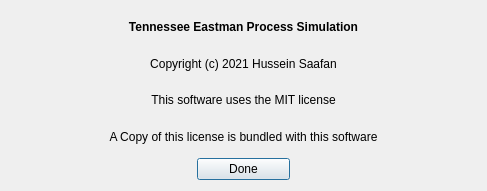
<?xml version="1.0" encoding="UTF-8"?>
<ui version="4.0">
 <class>about_dialog</class>
 <widget class="QDialog" name="about_dialog">
  <property name="windowModality">
   <enum>Qt::ApplicationModal</enum>
  </property>
  <property name="geometry">
   <rect>
    <x>0</x>
    <y>0</y>
    <width>487</width>
    <height>191</height>
   </rect>
  </property>
  <property name="contextMenuPolicy">
   <enum>Qt::DefaultContextMenu</enum>
  </property>
  <property name="windowTitle">
   <string>About</string>
  </property>
  <property name="modal">
   <bool>true</bool>
  </property>
  <layout class="QVBoxLayout" name="verticalLayout">
   <item>
    <widget class="QLabel" name="label_title">
     <property name="font">
      <font>
       <weight>75</weight>
       <bold>true</bold>
      </font>
     </property>
     <property name="text">
      <string>Tennessee Eastman Process Simulation</string>
     </property>
     <property name="alignment">
      <set>Qt::AlignCenter</set>
     </property>
    </widget>
   </item>
   <item>
    <widget class="QLabel" name="label_copyright">
     <property name="text">
      <string>Copyright (c) 2021 Hussein Saafan</string>
     </property>
     <property name="alignment">
      <set>Qt::AlignCenter</set>
     </property>
    </widget>
   </item>
   <item>
    <widget class="QLabel" name="label_license1">
     <property name="text">
      <string>This software uses the MIT license</string>
     </property>
     <property name="alignment">
      <set>Qt::AlignCenter</set>
     </property>
    </widget>
   </item>
   <item>
    <widget class="QLabel" name="label_license2">
     <property name="text">
      <string>A Copy of this license is bundled with this software</string>
     </property>
     <property name="alignment">
      <set>Qt::AlignCenter</set>
     </property>
    </widget>
   </item>
   <item>
    <layout class="QHBoxLayout" name="button_layout" stretch="2,1,2">
     <item>
      <spacer name="spacer_left">
       <property name="orientation">
        <enum>Qt::Horizontal</enum>
       </property>
       <property name="sizeHint" stdset="0">
        <size>
         <width>40</width>
         <height>20</height>
        </size>
       </property>
      </spacer>
     </item>
     <item>
      <widget class="QPushButton" name="button_done">
       <property name="text">
        <string>Done</string>
       </property>
      </widget>
     </item>
     <item>
      <spacer name="spacer_right">
       <property name="orientation">
        <enum>Qt::Horizontal</enum>
       </property>
       <property name="sizeHint" stdset="0">
        <size>
         <width>40</width>
         <height>20</height>
        </size>
       </property>
      </spacer>
     </item>
    </layout>
   </item>
  </layout>
 </widget>
 <resources/>
 <connections>
  <connection>
   <sender>button_done</sender>
   <signal>clicked()</signal>
   <receiver>about_dialog</receiver>
   <slot>close()</slot>
   <hints>
    <hint type="sourcelabel">
     <x>212</x>
     <y>166</y>
    </hint>
    <hint type="destinationlabel">
     <x>212</x>
     <y>95</y>
    </hint>
   </hints>
  </connection>
 </connections>
</ui>
